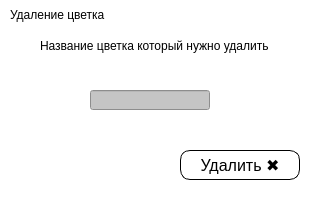
<?xml version="1.0" encoding="UTF-8"?>
<ui version="4.0">
 <class>Dell</class>
 <widget class="QWidget" name="Dell">
  <property name="geometry">
   <rect>
    <x>0</x>
    <y>0</y>
    <width>311</width>
    <height>198</height>
   </rect>
  </property>
  <property name="minimumSize">
   <size>
    <width>311</width>
    <height>198</height>
   </size>
  </property>
  <property name="maximumSize">
   <size>
    <width>311</width>
    <height>198</height>
   </size>
  </property>
  <property name="windowTitle">
   <string>Form</string>
  </property>
  <property name="styleSheet">
   <string notr="true">QWidget {
	
	background-color: rgb(255, 255, 255);
	color: black;
}

QFormLayout {
	border: 1px solid black;
}</string>
  </property>
  <widget class="QLabel" name="label_8">
   <property name="geometry">
    <rect>
     <x>10</x>
     <y>-1</y>
     <width>141</width>
     <height>31</height>
    </rect>
   </property>
   <property name="styleSheet">
    <string notr="true">QLabel {
	
	font: 12pt &quot;MS Shell Dlg 2&quot;;
}</string>
   </property>
   <property name="text">
    <string>Удаление цветка</string>
   </property>
  </widget>
  <widget class="QPushButton" name="udel">
   <property name="geometry">
    <rect>
     <x>180</x>
     <y>150</y>
     <width>120</width>
     <height>30</height>
    </rect>
   </property>
   <property name="styleSheet">
    <string notr="true">QPushButton:hover {
	background-color: rgb(255, 78, 78);
	transition: 0.5s;
}
QPushButton {
	border: 1px solid black;
    border-radius:  10px;
	transition: 0.5s;
	font-size: 16px;
}</string>
   </property>
   <property name="text">
    <string>Удалить ✖</string>
   </property>
  </widget>
  <widget class="QLabel" name="label">
   <property name="geometry">
    <rect>
     <x>40</x>
     <y>30</y>
     <width>240</width>
     <height>31</height>
    </rect>
   </property>
   <property name="styleSheet">
    <string notr="true">QLabel {
	
	font: 9pt &quot;MS Shell Dlg 2&quot;;
}</string>
   </property>
   <property name="text">
    <string>Название цветка который нужно удалить</string>
   </property>
  </widget>
  <widget class="QLineEdit" name="lineEdit">
   <property name="geometry">
    <rect>
     <x>90</x>
     <y>90</y>
     <width>120</width>
     <height>20</height>
    </rect>
   </property>
   <property name="styleSheet">
    <string notr="true">QLineEdit {
background-color: rgb(197, 197, 197);
}</string>
   </property>
  </widget>
 </widget>
 <resources/>
 <connections/>
</ui>
